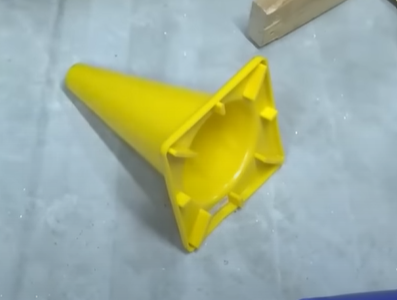
#> input picture cone.png, 397 x 300 px, found by its file name
$ python masterVisons.py cone.png
#> lines starting #> are read from the running program, lines starting #| are printed output that depends on the picture; after the words box and inside, x2 and y2 are one past the last pixel; in counts of white or black regions, pixels touching at a corner belong together
import sys
import math
import cv2
import numpy as np

i = 0

def nothing(x):
    pass

# [51 lines left out: functions arrayCreator, checkLines, removeQuad, restoreArray, not called in this run]

# [9 lines of commented-out code are left out]
frame = cv2.imread(r'C:\Users\*****\OneDrive\Pictures\cone.png')
#> frame is the input picture: shape (300, 397, 3); mean B, G, R 153.4, 174.8, 160.8
hsv = cv2.cvtColor(frame, cv2.COLOR_BGR2HSV)
#> hsv: shape (300, 397, 3); mean H, S, V 84, 75.5, 185.3

# [6 lines of commented-out code are left out]

lower_bound = np.array([0,90,0])
upper_bound = np.array([50,255,255])

mask = cv2.inRange(hsv, lower_bound, upper_bound)
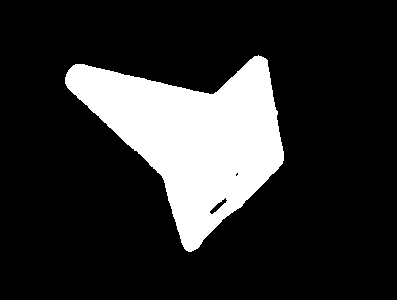
#> mask: shape (300, 397); 17.8% white; 1 white region, box (x1, y1, x2, y2) and area: (65, 55, 284, 252) 21250
res = cv2.bitwise_and(frame, frame, mask=mask)
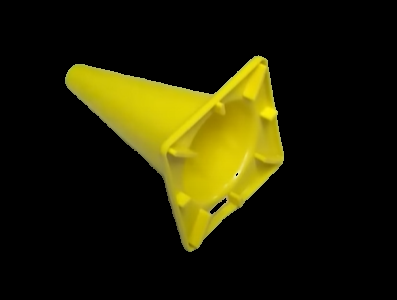
#> res: shape (300, 397, 3); mean B, G, R 3.6, 32.1, 34.5

##cv2.imshow('frame',frame)
##cv2.imshow('mask',mask)
cv2.imshow('res',res)

# [5 lines of commented-out code are left out]

def main(argv):
    default_file = r'C:\Users\*****\OneDrive\Pictures\coneMask.png'
    filename = argv[0] if len(argv) > 0 else default_file
    src = cv2.imread(cv2.samples.findFile(filename), cv2.IMREAD_GRAYSCALE)
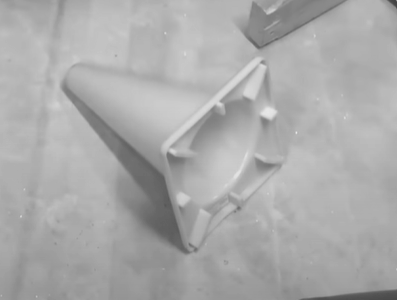
#> src: shape (300, 397); min 66, max 232, mean 170.2
    dst = cv2.Canny(src, 50, 200, None, 3)
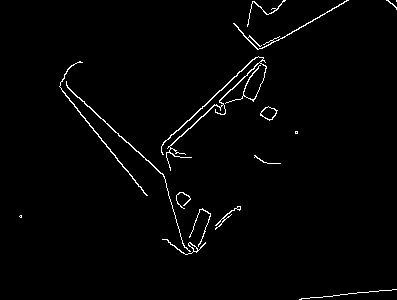
#> dst: shape (300, 397); 1.7% white in thin lines or dots
    cdst = cv2.cvtColor(dst, cv2.COLOR_GRAY2BGR)
#> cdst: shape (300, 397, 3); 1.7% white in thin lines or dots
    cdstP = np.copy(cdst)
    lines = cv2.HoughLines(dst, 1, np.pi / 180, 10000000, None, 0, 0)
#> lines = None

    if lines is not None:
        for i in range(0, len(lines)):
            rho = lines[i][0][0]
            theta = lines[i][0][1]
            a = math.cos(theta)
            b = math.sin(theta)
            x0 = a * rho
            y0 = b * rho
            pt1 = (int(x0 + 1000*(-b)), int(y0 + 1000*(a)))
            pt2 = (int(x0 - 1000*(-b)), int(y0 - 1000*(a)))
            cv2.line(cdst, pt1, pt2, (0,0,255), 3, cv2.LINE_AA)

    linesP = cv2.HoughLinesP(dst, 1, np.pi / 180, 50, None, 50, 1000000)
#> linesP = [[61, 89, 181, 238], [130, 174, 277, 37], [62, 80, 218, 226], [134, 179, 294, 30], [67, 87, 217, 227], [114, 130, 348, 0], [151, 164, 261, 61], [59, 86, 193, 251], [299, 299, 396, 289], [61, 81, 216, 225], [196, 252, 279, 36], [162, 173, 186, 254]]
    # linesP = restoreArray(checkLines(arrayCreator(linesP), linesP))

    if linesP is not None:
        for i in range(0, len(linesP)):
            l = linesP[i][0]
            cv2.line(cdstP, (l[0], l[1]), (l[2], l[3]), (0,0,255), 3, cv2.LINE_AA)
            print('end')
#> this loop made 12 passes
#| end
#| end
#| end
#| end
#| end
#| end
#| end
#| end
#> (further printed lines are left out)
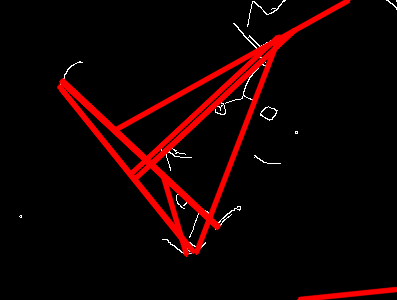
#> cdstP: shape (300, 397, 3); mean B, G, R 1.5, 1.5, 18.8
        ##cv2.imshow("Source", src)
        ##cv2.imshow("Detected Lines (in red) - Standard Hough Line Transform", cdst)
        cv2.imshow("Detected Lines (in red) - Probabilistic Line Transform", cdstP)

    cv2.waitKey()
    cv2.destroyAllWindows()
    return 0

if __name__ == "__main__":
    main(sys.argv[1:])
